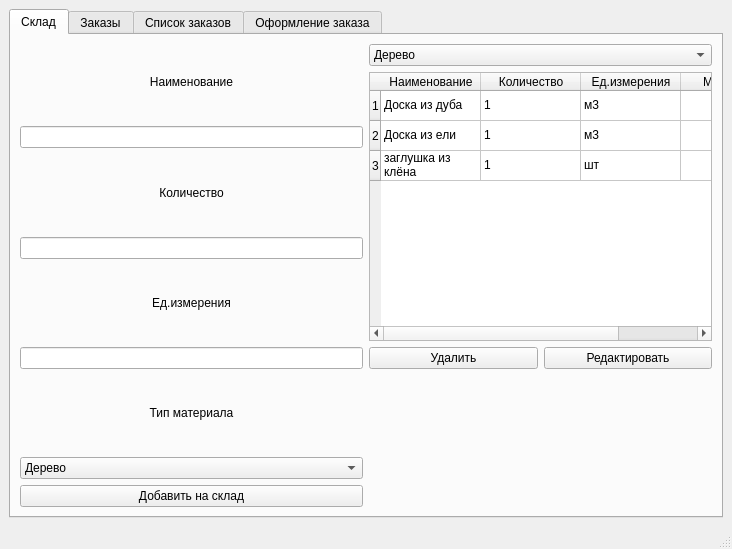
<?xml version="1.0" encoding="UTF-8"?>
<ui version="4.0">
 <class>MainWindow</class>
 <widget class="QMainWindow" name="MainWindow">
  <property name="geometry">
   <rect>
    <x>0</x>
    <y>0</y>
    <width>732</width>
    <height>549</height>
   </rect>
  </property>
  <property name="windowTitle">
   <string>Мастерская</string>
  </property>
  <widget class="QWidget" name="centralwidget">
   <layout class="QGridLayout" name="gridLayout_3">
    <item row="0" column="0">
     <widget class="QTabWidget" name="tabWidget">
      <property name="currentIndex">
       <number>0</number>
      </property>
      <widget class="QWidget" name="tab">
       <attribute name="title">
        <string>Склад</string>
       </attribute>
       <layout class="QGridLayout" name="gridLayout">
        <item row="4" column="0">
         <widget class="QPushButton" name="pushButton_AddToWarehouse">
          <property name="text">
           <string>Добавить на склад</string>
          </property>
         </widget>
        </item>
        <item row="1" column="0">
         <layout class="QVBoxLayout" name="verticalLayout_3">
          <item>
           <widget class="QLabel" name="label_2">
            <property name="sizePolicy">
             <sizepolicy hsizetype="Minimum" vsizetype="Minimum">
              <horstretch>0</horstretch>
              <verstretch>0</verstretch>
             </sizepolicy>
            </property>
            <property name="text">
             <string>Количество</string>
            </property>
            <property name="alignment">
             <set>Qt::AlignmentFlag::AlignCenter</set>
            </property>
           </widget>
          </item>
          <item>
           <widget class="QLineEdit" name="lineEdit_2lineEdit_AddQuantity"/>
          </item>
         </layout>
        </item>
        <item row="0" column="1" rowspan="3">
         <layout class="QVBoxLayout" name="verticalLayout">
          <item>
           <layout class="QHBoxLayout" name="horizontalLayout">
            <item>
             <widget class="QComboBox" name="comboBox_Material">
              <item>
               <property name="text">
                <string>Дерево</string>
               </property>
              </item>
             </widget>
            </item>
           </layout>
          </item>
          <item>
           <widget class="QTableWidget" name="tableWidget_Warehouse">
            <property name="enabled">
             <bool>true</bool>
            </property>
            <property name="baseSize">
             <size>
              <width>100</width>
              <height>100</height>
             </size>
            </property>
            <property name="sortingEnabled">
             <bool>true</bool>
            </property>
            <property name="columnCount">
             <number>4</number>
            </property>
            <attribute name="horizontalHeaderShowSortIndicator" stdset="0">
             <bool>true</bool>
            </attribute>
            <attribute name="horizontalHeaderStretchLastSection">
             <bool>true</bool>
            </attribute>
            <attribute name="verticalHeaderStretchLastSection">
             <bool>false</bool>
            </attribute>
            <row>
             <property name="text">
              <string>1</string>
             </property>
            </row>
            <row>
             <property name="text">
              <string>2</string>
             </property>
            </row>
            <row>
             <property name="text">
              <string>3</string>
             </property>
            </row>
            <column>
             <property name="text">
              <string>Наименование</string>
             </property>
            </column>
            <column>
             <property name="text">
              <string>Количество</string>
             </property>
            </column>
            <column>
             <property name="text">
              <string>Ед.измерения</string>
             </property>
            </column>
            <column>
             <property name="text">
              <string>Материал</string>
             </property>
            </column>
            <item row="0" column="0">
             <property name="text">
              <string>Доска из дуба</string>
             </property>
            </item>
            <item row="0" column="1">
             <property name="text">
              <string>1</string>
             </property>
            </item>
            <item row="0" column="2">
             <property name="text">
              <string>м3</string>
             </property>
            </item>
            <item row="1" column="0">
             <property name="text">
              <string>Доска из ели</string>
             </property>
            </item>
            <item row="1" column="1">
             <property name="text">
              <string>1</string>
             </property>
            </item>
            <item row="1" column="2">
             <property name="text">
              <string>м3</string>
             </property>
            </item>
            <item row="2" column="0">
             <property name="text">
              <string>заглушка из клёна</string>
             </property>
            </item>
            <item row="2" column="1">
             <property name="text">
              <string>1</string>
             </property>
            </item>
            <item row="2" column="2">
             <property name="text">
              <string>шт</string>
             </property>
            </item>
           </widget>
          </item>
          <item>
           <layout class="QHBoxLayout" name="horizontalLayout_2">
            <item>
             <widget class="QPushButton" name="pushButton_DeleteFromWarehouse">
              <property name="text">
               <string>Удалить</string>
              </property>
             </widget>
            </item>
            <item>
             <widget class="QPushButton" name="pushButton_UpdateToWarehouse">
              <property name="text">
               <string>Редактировать</string>
              </property>
             </widget>
            </item>
           </layout>
          </item>
         </layout>
        </item>
        <item row="0" column="0">
         <layout class="QVBoxLayout" name="verticalLayout_2">
          <item>
           <widget class="QLabel" name="label">
            <property name="text">
             <string>Наименование</string>
            </property>
            <property name="alignment">
             <set>Qt::AlignmentFlag::AlignCenter</set>
            </property>
           </widget>
          </item>
          <item>
           <widget class="QLineEdit" name="lineEdit_AddName">
            <property name="clearButtonEnabled">
             <bool>true</bool>
            </property>
           </widget>
          </item>
         </layout>
        </item>
        <item row="2" column="0">
         <layout class="QVBoxLayout" name="verticalLayout_4">
          <item>
           <widget class="QLabel" name="label_3">
            <property name="text">
             <string>Ед.измерения</string>
            </property>
            <property name="alignment">
             <set>Qt::AlignmentFlag::AlignCenter</set>
            </property>
           </widget>
          </item>
          <item>
           <widget class="QLineEdit" name="lineEdit_AddMeasure"/>
          </item>
         </layout>
        </item>
        <item row="3" column="0">
         <layout class="QVBoxLayout" name="verticalLayout_5">
          <item>
           <widget class="QLabel" name="label_4">
            <property name="text">
             <string>Тип материала</string>
            </property>
            <property name="alignment">
             <set>Qt::AlignmentFlag::AlignCenter</set>
            </property>
           </widget>
          </item>
          <item>
           <widget class="QComboBox" name="comboBox_Material_2">
            <item>
             <property name="text">
              <string>Дерево</string>
             </property>
            </item>
           </widget>
          </item>
         </layout>
        </item>
       </layout>
      </widget>
      <widget class="QWidget" name="tab_2">
       <attribute name="title">
        <string>Заказы</string>
       </attribute>
       <layout class="QGridLayout" name="gridLayout_5">
        <item row="0" column="0">
         <layout class="QGridLayout" name="gridLayout_8">
          <item row="0" column="0">
           <widget class="QLabel" name="label_25">
            <property name="font">
             <font>
              <pointsize>12</pointsize>
             </font>
            </property>
            <property name="text">
             <string>Выбор заказа</string>
            </property>
           </widget>
          </item>
          <item row="1" column="0">
           <widget class="QComboBox" name="comboBox_OrderNumber2">
            <property name="currentText">
             <string/>
            </property>
           </widget>
          </item>
          <item row="2" column="0">
           <layout class="QVBoxLayout" name="verticalLayout_23">
            <item>
             <widget class="QLabel" name="label_26">
              <property name="font">
               <font>
                <pointsize>16</pointsize>
               </font>
              </property>
              <property name="text">
               <string>Информация о заказе № 1</string>
              </property>
             </widget>
            </item>
            <item>
             <layout class="QHBoxLayout" name="horizontalLayout_9">
              <item>
               <layout class="QVBoxLayout" name="verticalLayout_24">
                <item>
                 <layout class="QVBoxLayout" name="verticalLayout_15">
                  <item>
                   <layout class="QHBoxLayout" name="horizontalLayout_4">
                    <item>
                     <widget class="QLabel" name="label_27">
                      <property name="text">
                       <string>Номер договора</string>
                      </property>
                     </widget>
                    </item>
                    <item>
                     <widget class="QLineEdit" name="lineEdit_orderNumber">
                      <property name="text">
                       <string/>
                      </property>
                      <property name="readOnly">
                       <bool>true</bool>
                      </property>
                     </widget>
                    </item>
                   </layout>
                  </item>
                  <item>
                   <layout class="QHBoxLayout" name="horizontalLayout_10">
                    <item>
                     <widget class="QLabel" name="label_28">
                      <property name="text">
                       <string>Статус выполнения</string>
                      </property>
                     </widget>
                    </item>
                    <item>
                     <widget class="QLineEdit" name="lineEdit_orderStatus">
                      <property name="text">
                       <string/>
                      </property>
                      <property name="readOnly">
                       <bool>true</bool>
                      </property>
                     </widget>
                    </item>
                   </layout>
                  </item>
                 </layout>
                </item>
                <item>
                 <layout class="QVBoxLayout" name="verticalLayout_14">
                  <item>
                   <widget class="QPushButton" name="pushButton_designStep">
                    <property name="text">
                     <string>Перейти на этап проектирования</string>
                    </property>
                   </widget>
                  </item>
                  <item>
                   <widget class="QPushButton" name="pushButton_manufacturingStep">
                    <property name="text">
                     <string>Перейти на этап изготовления</string>
                    </property>
                   </widget>
                  </item>
                  <item>
                   <widget class="QPushButton" name="pushButton_paintingStep">
                    <property name="text">
                     <string>Перейти на этап покраски</string>
                    </property>
                   </widget>
                  </item>
                  <item>
                   <widget class="QPushButton" name="pushButton_assemblyStep">
                    <property name="text">
                     <string>Перейти на этап сборки</string>
                    </property>
                   </widget>
                  </item>
                  <item>
                   <layout class="QVBoxLayout" name="verticalLayout_13">
                    <item>
                     <widget class="QLabel" name="label_29">
                      <property name="text">
                       <string>Указать статус вручную</string>
                      </property>
                     </widget>
                    </item>
                    <item>
                     <layout class="QHBoxLayout" name="horizontalLayout_11">
                      <item>
                       <widget class="QLineEdit" name="lineEdit_userStep">
                        <property name="text">
                         <string/>
                        </property>
                       </widget>
                      </item>
                      <item>
                       <widget class="QPushButton" name="pushButton_userStatus">
                        <property name="text">
                         <string>Указать статус</string>
                        </property>
                       </widget>
                      </item>
                     </layout>
                    </item>
                    <item>
                     <widget class="QPushButton" name="pushButton">
                      <property name="text">
                       <string>Провести контроль качества</string>
                      </property>
                     </widget>
                    </item>
                   </layout>
                  </item>
                  <item>
                   <widget class="QPushButton" name="pushButton_completeStep">
                    <property name="text">
                     <string>Завершить заказ</string>
                    </property>
                   </widget>
                  </item>
                 </layout>
                </item>
               </layout>
              </item>
              <item>
               <layout class="QHBoxLayout" name="horizontalLayout_12">
                <item>
                 <layout class="QVBoxLayout" name="verticalLayout_25">
                  <item>
                   <widget class="QLabel" name="label_30">
                    <property name="text">
                     <string>Используемое сырье</string>
                    </property>
                   </widget>
                  </item>
                  <item>
                   <layout class="QHBoxLayout" name="horizontalLayout_13">
                    <item>
                     <widget class="QComboBox" name="comboBox_order_material">
                      <item>
                       <property name="text">
                        <string>Дерево</string>
                       </property>
                      </item>
                     </widget>
                    </item>
                   </layout>
                  </item>
                  <item>
                   <widget class="QTableWidget" name="tableWidget_order">
                    <column>
                     <property name="text">
                      <string>Наименование</string>
                     </property>
                    </column>
                    <column>
                     <property name="text">
                      <string>Количество</string>
                     </property>
                    </column>
                    <column>
                     <property name="text">
                      <string>Ед.измерения</string>
                     </property>
                    </column>
                   </widget>
                  </item>
                  <item>
                   <layout class="QHBoxLayout" name="horizontalLayout_14">
                    <item>
                     <widget class="QPushButton" name="pushButton_addMaterialOrder">
                      <property name="text">
                       <string>Добавить</string>
                      </property>
                     </widget>
                    </item>
                    <item>
                     <widget class="QPushButton" name="pushButton_DeleteMaterialOrder">
                      <property name="text">
                       <string>Удалить</string>
                      </property>
                     </widget>
                    </item>
                   </layout>
                  </item>
                 </layout>
                </item>
               </layout>
              </item>
              <item>
               <layout class="QVBoxLayout" name="verticalLayout_26">
                <item>
                 <widget class="QLabel" name="label_31">
                  <property name="text">
                   <string>Описание</string>
                  </property>
                 </widget>
                </item>
                <item>
                 <widget class="QTextEdit" name="textEdit_orderInfo2">
                  <property name="readOnly">
                   <bool>true</bool>
                  </property>
                 </widget>
                </item>
                <item>
                 <layout class="QHBoxLayout" name="horizontalLayout_15"/>
                </item>
               </layout>
              </item>
             </layout>
            </item>
           </layout>
          </item>
         </layout>
        </item>
       </layout>
      </widget>
      <widget class="QWidget" name="tab_3">
       <attribute name="title">
        <string>Список заказов</string>
       </attribute>
       <layout class="QGridLayout" name="gridLayout_6">
        <item row="0" column="0">
         <layout class="QGridLayout" name="gridLayout_4">
          <item row="1" column="0" colspan="2">
           <widget class="QTableWidget" name="tableWidget_orderList">
            <property name="sizeAdjustPolicy">
             <enum>QAbstractScrollArea::SizeAdjustPolicy::AdjustToContents</enum>
            </property>
            <property name="editTriggers">
             <set>QAbstractItemView::EditTrigger::NoEditTriggers</set>
            </property>
            <attribute name="horizontalHeaderCascadingSectionResizes">
             <bool>false</bool>
            </attribute>
            <attribute name="horizontalHeaderShowSortIndicator" stdset="0">
             <bool>false</bool>
            </attribute>
            <attribute name="horizontalHeaderStretchLastSection">
             <bool>true</bool>
            </attribute>
            <attribute name="verticalHeaderShowSortIndicator" stdset="0">
             <bool>false</bool>
            </attribute>
            <attribute name="verticalHeaderStretchLastSection">
             <bool>false</bool>
            </attribute>
            <row>
             <property name="text">
              <string>1</string>
             </property>
            </row>
            <row>
             <property name="text">
              <string>2</string>
             </property>
            </row>
            <row>
             <property name="text">
              <string>3</string>
             </property>
            </row>
            <column>
             <property name="text">
              <string>Наименование</string>
             </property>
            </column>
            <column>
             <property name="text">
              <string>Статус</string>
             </property>
            </column>
            <column>
             <property name="text">
              <string>Номер договора</string>
             </property>
            </column>
            <column>
             <property name="text">
              <string>Контроль качества</string>
             </property>
            </column>
           </widget>
          </item>
          <item row="0" column="0" colspan="2">
           <widget class="QLabel" name="label_16">
            <property name="font">
             <font>
              <pointsize>12</pointsize>
             </font>
            </property>
            <property name="text">
             <string>Список заказов</string>
            </property>
            <property name="alignment">
             <set>Qt::AlignmentFlag::AlignCenter</set>
            </property>
           </widget>
          </item>
         </layout>
        </item>
       </layout>
      </widget>
      <widget class="QWidget" name="tab_5">
       <attribute name="title">
        <string>Оформление заказа</string>
       </attribute>
       <layout class="QGridLayout" name="gridLayout_2">
        <item row="1" column="0">
         <layout class="QHBoxLayout" name="horizontalLayout_3">
          <item>
           <widget class="QLabel" name="label_17">
            <property name="sizePolicy">
             <sizepolicy hsizetype="Expanding" vsizetype="Preferred">
              <horstretch>0</horstretch>
              <verstretch>0</verstretch>
             </sizepolicy>
            </property>
            <property name="text">
             <string>Номер договора</string>
            </property>
           </widget>
          </item>
          <item>
           <widget class="QLineEdit" name="lineEdit_orderId"/>
          </item>
         </layout>
        </item>
        <item row="5" column="0">
         <layout class="QHBoxLayout" name="horizontalLayout_7">
          <item>
           <widget class="QLabel" name="label_20">
            <property name="sizePolicy">
             <sizepolicy hsizetype="Expanding" vsizetype="Preferred">
              <horstretch>0</horstretch>
              <verstretch>0</verstretch>
             </sizepolicy>
            </property>
            <property name="text">
             <string>Стоимость изготовления</string>
            </property>
            <property name="scaledContents">
             <bool>false</bool>
            </property>
           </widget>
          </item>
          <item>
           <widget class="QLineEdit" name="lineEdit_orderManufacturePrice"/>
          </item>
         </layout>
        </item>
        <item row="7" column="0">
         <layout class="QHBoxLayout" name="horizontalLayout_8">
          <item>
           <widget class="QLabel" name="label_21">
            <property name="sizePolicy">
             <sizepolicy hsizetype="Expanding" vsizetype="Preferred">
              <horstretch>0</horstretch>
              <verstretch>0</verstretch>
             </sizepolicy>
            </property>
            <property name="text">
             <string>Дата изготовления</string>
            </property>
           </widget>
          </item>
          <item>
           <widget class="QDateEdit" name="dateEdit_orderCompletionDate">
            <property name="sizePolicy">
             <sizepolicy hsizetype="Expanding" vsizetype="Fixed">
              <horstretch>0</horstretch>
              <verstretch>0</verstretch>
             </sizepolicy>
            </property>
           </widget>
          </item>
         </layout>
        </item>
        <item row="6" column="0">
         <layout class="QHBoxLayout" name="horizontalLayout_17">
          <item>
           <widget class="QLabel" name="label_38">
            <property name="sizePolicy">
             <sizepolicy hsizetype="Expanding" vsizetype="Fixed">
              <horstretch>0</horstretch>
              <verstretch>0</verstretch>
             </sizepolicy>
            </property>
            <property name="text">
             <string>Дата принятия заказа</string>
            </property>
           </widget>
          </item>
          <item>
           <widget class="QDateEdit" name="dateEdit_orderTakeDate">
            <property name="sizePolicy">
             <sizepolicy hsizetype="Expanding" vsizetype="Fixed">
              <horstretch>0</horstretch>
              <verstretch>0</verstretch>
             </sizepolicy>
            </property>
           </widget>
          </item>
         </layout>
        </item>
        <item row="2" column="0">
         <layout class="QHBoxLayout" name="horizontalLayout_18">
          <item>
           <widget class="QLabel" name="label_23">
            <property name="sizePolicy">
             <sizepolicy hsizetype="Expanding" vsizetype="Preferred">
              <horstretch>0</horstretch>
              <verstretch>0</verstretch>
             </sizepolicy>
            </property>
            <property name="text">
             <string>Покупатель</string>
            </property>
           </widget>
          </item>
          <item>
           <widget class="QLineEdit" name="lineEdit_customerInfo"/>
          </item>
         </layout>
        </item>
        <item row="8" column="0">
         <layout class="QHBoxLayout" name="horizontalLayout_16">
          <item>
           <widget class="QLabel" name="label_22">
            <property name="sizePolicy">
             <sizepolicy hsizetype="Expanding" vsizetype="Preferred">
              <horstretch>0</horstretch>
              <verstretch>0</verstretch>
             </sizepolicy>
            </property>
            <property name="text">
             <string>Контроль качества:</string>
            </property>
           </widget>
          </item>
          <item>
           <widget class="QLineEdit" name="lineEdit_orderQuality">
            <property name="readOnly">
             <bool>true</bool>
            </property>
           </widget>
          </item>
         </layout>
        </item>
        <item row="3" column="0">
         <layout class="QHBoxLayout" name="horizontalLayout_5">
          <item>
           <widget class="QLabel" name="label_18">
            <property name="sizePolicy">
             <sizepolicy hsizetype="Expanding" vsizetype="Preferred">
              <horstretch>0</horstretch>
              <verstretch>0</verstretch>
             </sizepolicy>
            </property>
            <property name="text">
             <string>Описание заказа</string>
            </property>
           </widget>
          </item>
          <item>
           <widget class="QTextEdit" name="TextEdit_orderInfo">
            <property name="html">
             <string>&lt;!DOCTYPE HTML PUBLIC &quot;-//W3C//DTD HTML 4.0//EN&quot; &quot;http://www.w3.org/TR/REC-html40/strict.dtd&quot;&gt;
&lt;html&gt;&lt;head&gt;&lt;meta name=&quot;qrichtext&quot; content=&quot;1&quot; /&gt;&lt;meta charset=&quot;utf-8&quot; /&gt;&lt;style type=&quot;text/css&quot;&gt;
p, li { white-space: pre-wrap; }
hr { height: 1px; border-width: 0; }
li.unchecked::marker { content: &quot;\2610&quot;; }
li.checked::marker { content: &quot;\2612&quot;; }
&lt;/style&gt;&lt;/head&gt;&lt;body style=&quot; font-family:'Segoe UI'; font-size:9pt; font-weight:400; font-style:normal;&quot;&gt;
&lt;p style=&quot;-qt-paragraph-type:empty; margin-top:0px; margin-bottom:0px; margin-left:0px; margin-right:0px; -qt-block-indent:0; text-indent:0px;&quot;&gt;&lt;br /&gt;&lt;/p&gt;&lt;/body&gt;&lt;/html&gt;</string>
            </property>
           </widget>
          </item>
         </layout>
        </item>
        <item row="9" column="0">
         <widget class="QPushButton" name="pushButton_newOrder">
          <property name="text">
           <string>Сформировать новый заказ</string>
          </property>
         </widget>
        </item>
        <item row="4" column="0">
         <layout class="QHBoxLayout" name="horizontalLayout_6">
          <item>
           <widget class="QLabel" name="label_19">
            <property name="sizePolicy">
             <sizepolicy hsizetype="Expanding" vsizetype="Preferred">
              <horstretch>0</horstretch>
              <verstretch>0</verstretch>
             </sizepolicy>
            </property>
            <property name="text">
             <string>Цена изделия</string>
            </property>
           </widget>
          </item>
          <item>
           <widget class="QLineEdit" name="lineEdit_orderPrice"/>
          </item>
         </layout>
        </item>
        <item row="0" column="0">
         <widget class="QComboBox" name="comboBox_OrderSelect"/>
        </item>
        <item row="10" column="0">
         <widget class="QPushButton" name="pushButton_deleteOrder">
          <property name="text">
           <string>Удалить заказ</string>
          </property>
         </widget>
        </item>
       </layout>
      </widget>
     </widget>
    </item>
   </layout>
  </widget>
  <widget class="QMenuBar" name="menubar">
   <property name="geometry">
    <rect>
     <x>0</x>
     <y>0</y>
     <width>732</width>
     <height>18</height>
    </rect>
   </property>
  </widget>
  <widget class="QStatusBar" name="statusbar"/>
 </widget>
 <resources/>
 <connections/>
</ui>
